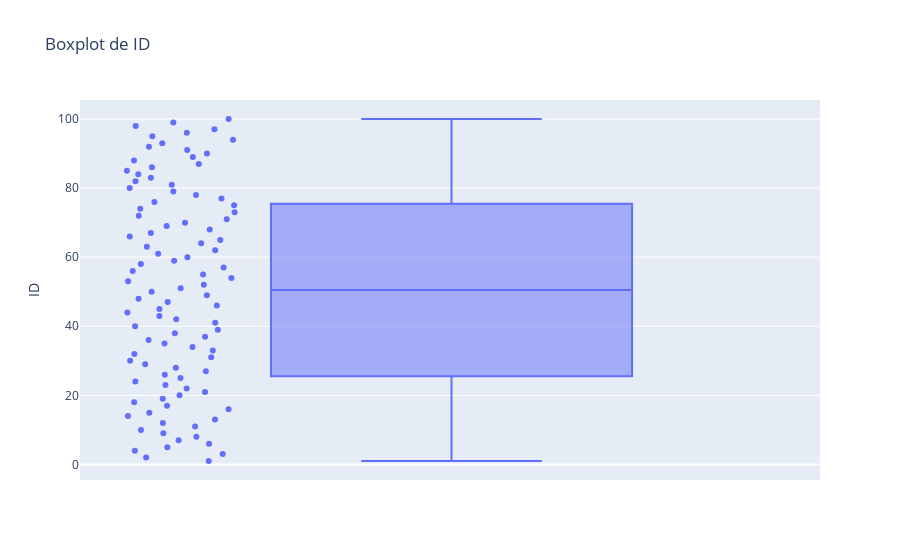
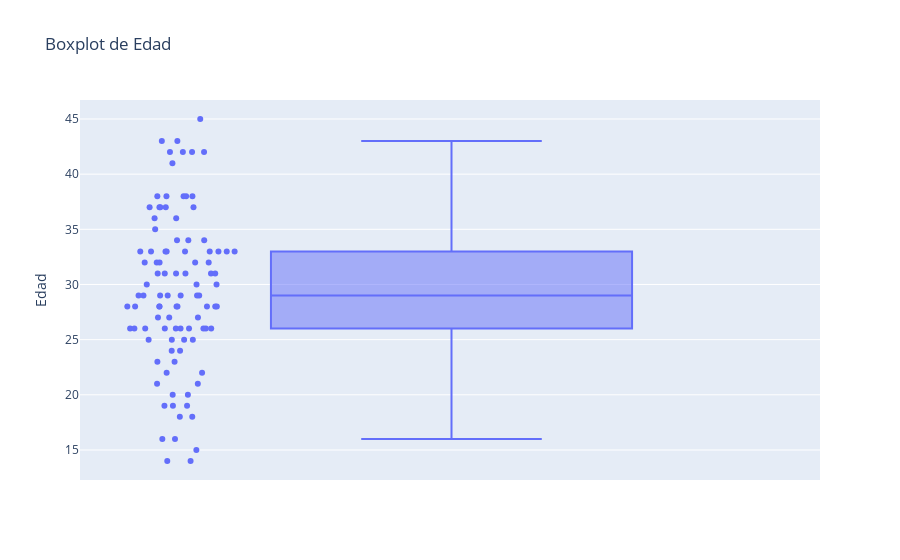
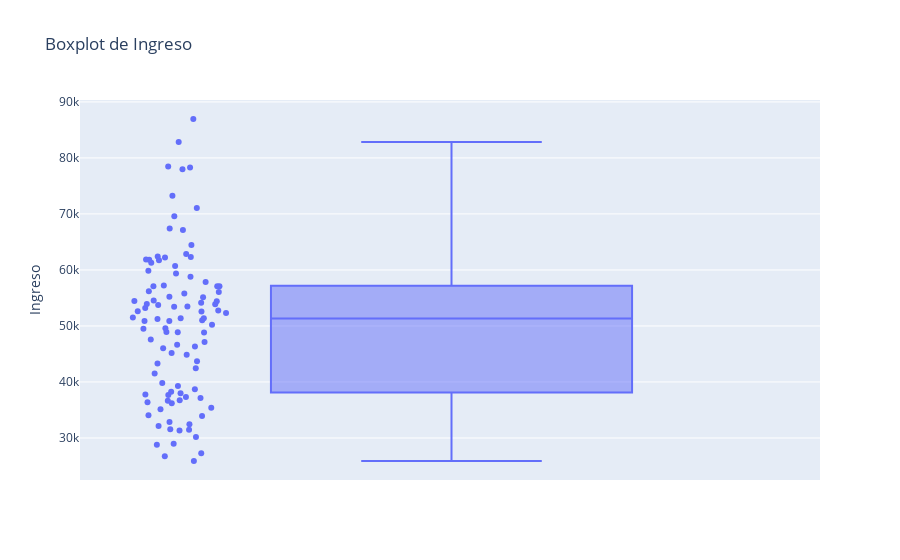
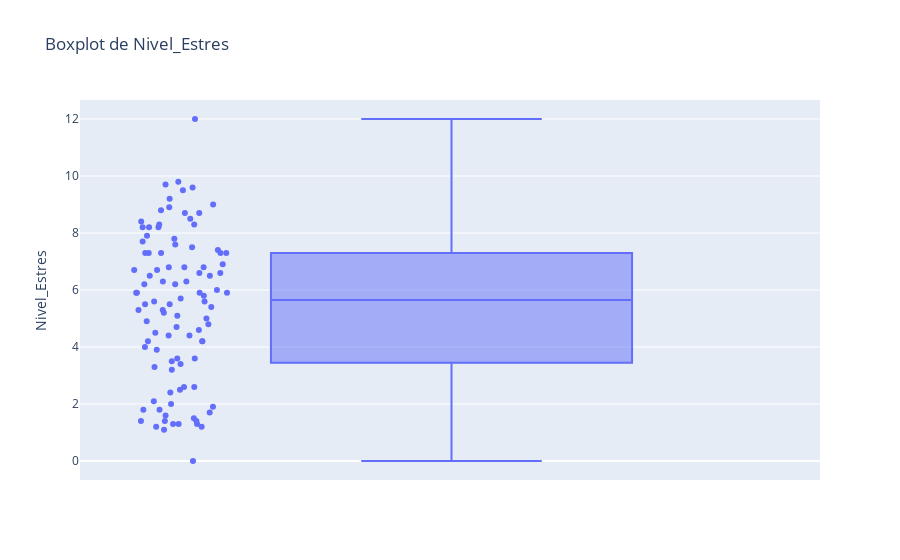

Write notebook code for charts like these, in order.
### Code cell
# Genera graficos de caja y bigotes en plotly para cada las variables (ciclo for )
for i in data_clean.columns:
    fig = px.box(data_clean, y=i, points="all", title=f"Boxplot de {i}")
    fig.show()

### Figure 1 — Plotly figure (JSON) as saved in the notebook; plotly's stock layout.template omitted (floating-point values rounded to 4 significant figures)
{"data": [{"alignmentgroup": "True", "boxpoints": "all", "hovertemplate": "ID=%{y}<extra></extra>", "legendgroup": "", "marker": {"color": "#636efa"}, "name": "", "notched": false, "offsetgroup": "", "orientation": "v", "showlegend": false, "type": "box", "x0": " ", "xaxis": "x", "y": [1, 2, 3, 4, 5, 6, 7, 8, 9, 10, 11, 12, 13, 14, 15, 16, 17, 18, 19, 20, 21, 22, 23, 24, 25, 26, 27, 28, 29, 30, 31, 32, 33, 34, 35, 36, 37, 38, 39, 40, 41, 42, 43, 44, 45, 46, 47, 48, 49, 50, 51, 52, 53, 54, 55, 56, 57, 58, 59, 60, 61, 62, 63, 64, 65, 66, 67, 68, 69, 70, 71, 72, 73, 74, 75, 76, 77, 78, 79, 80, 81, 82, 83, 84, 85, 86, 87, 88, 89, 90, 91, 92, 93, 94, 95, 96, 97, 98, 99, 100], "y0": " ", "yaxis": "y"}], "layout": {"boxmode": "group", "legend": {"tracegroupgap": 0}, "title": {"text": "Boxplot de ID"}, "xaxis": {"anchor": "y", "domain": [0, 1]}, "yaxis": {"anchor": "x", "domain": [0, 1], "title": {"text": "ID"}}}}

### Figure 2 — Plotly figure (JSON) as saved in the notebook; plotly's stock layout.template omitted (floating-point values rounded to 4 significant figures)
{"data": [{"alignmentgroup": "True", "boxpoints": "all", "hovertemplate": "Edad=%{y}<extra></extra>", "legendgroup": "", "marker": {"color": "#636efa"}, "name": "", "notched": false, "offsetgroup": "", "orientation": "v", "showlegend": false, "type": "box", "x0": " ", "xaxis": "x", "y": [34, 29, 29, 42, 28, 28, 43, 36, 26, 34, 26, 26, 32, 15, 16, 26, 22, 33, 23, 19, 42, 28, 31, 19, 26, 31, 21, 33, 25, 28, 25, 45, 30, 22, 37, 20, 32, 14, 19, 32, 36, 31, 29, 28, 18, 29, 26, 38, 33, 16, 33, 27, 25, 35, 38, 37, 23, 28, 33, 38, 26, 29, 21, 20, 37, 41, 29, 38, 33, 25, 33, 42, 30, 43, 29, 37, 31, 28, 31, 14, 28, 33, 42, 26, 24, 26, 37, 33, 26, 34, 31, 38, 24, 27, 27, 18, 32, 32, 30, 28], "y0": " ", "yaxis": "y"}], "layout": {"boxmode": "group", "legend": {"tracegroupgap": 0}, "title": {"text": "Boxplot de Edad"}, "xaxis": {"anchor": "y", "domain": [0, 1]}, "yaxis": {"anchor": "x", "domain": [0, 1], "title": {"text": "Edad"}}}}

### Figure 3 — Plotly figure (JSON) as saved in the notebook; plotly's stock layout.template omitted (floating-point values rounded to 4 significant figures)
{"data": [{"alignmentgroup": "True", "boxpoints": "all", "hovertemplate": "Ingreso=%{y}<extra></extra>", "legendgroup": "", "marker": {"color": "#636efa"}, "name": "", "notched": false, "offsetgroup": "", "orientation": "v", "showlegend": false, "type": "box", "x0": " ", "xaxis": "x", "y": [28769, 43690, 44859, 37966, 47581, 56061, 78293, 52619, 53863, 48883, 51380.0, 49602, 50903, 86949, 47115, 54523, 49479, 32470, 67142, 61279, 61865, 36359, 71042, 28972, 58803, 82857, 35142, 41506, 51495, 42448, 26740, 51028, 34065, 57104, 36209, 73249, 38251, 45169, 62203, 31537, 53412, 69607, 25888, 52770, 53898, 61727, 31446, 30193, 57829, 54455, 53757, 55197, 39800, 53484, 54396, 39285, 77987, 57107, 32130, 59848, 35380, 61806, 67379, 37690, 64451, 56192, 62331, 78452, 46319, 38694, 36657, 37763, 48843, 55117, 54150, 62408, 50195, 51260.0, 46030, 51380.0, 59385, 37143, 33937, 57237, 46648, 60710, 57099, 48908, 37298, 27277, 43302, 62846, 53211, 31314, 52598, 55780, 36742, 52306, 50873, 32855], "y0": " ", "yaxis": "y"}], "layout": {"boxmode": "group", "legend": {"tracegroupgap": 0}, "title": {"text": "Boxplot de Ingreso"}, "xaxis": {"anchor": "y", "domain": [0, 1]}, "yaxis": {"anchor": "x", "domain": [0, 1], "title": {"text": "Ingreso"}}}}

### Figure 4 — Plotly figure (JSON) as saved in the notebook; plotly's stock layout.template omitted (floating-point values rounded to 4 significant figures)
{"data": [{"alignmentgroup": "True", "boxpoints": "all", "hovertemplate": "Nivel_Estres=%{y}<extra></extra>", "legendgroup": "", "marker": {"color": "#636efa"}, "name": "", "notched": false, "offsetgroup": "", "orientation": "v", "showlegend": false, "type": "box", "x0": " ", "xaxis": "x", "y": [8.9, 7.7, 7.3, 7.3, 4.2, 3.6, 8.3, 8.3, 8.8, 9.2, 5.6, 5.5, 8.2, 6.8, 7.3, 8.2, 9, 4, 4.4, 1.8, 6.2, 1.3, 5.2, 5.9, 3.6, 6.3, 1.3, 1.3, 8.4, 4.2, 2.1, 5.7, 7.9, 12, 6.6, 1.8, 1.5, 5.8, 5.9, 6.7, 7.5, 9.8, 5.6, 3.9, 8.2, 3.4, 5, 1.7, 1.2, 9.7, 8.5, 7.3, 4.7, 2.6, 2.4, 3.3, 5.9, 7.4, 6.9, 3.5, 9.6, 7.6, 6, 6.5, 4.8, 3.2, 4.2, 7.8, 1.1, 2, 1.4, 1.4, 8.7, 7.3, 5.3, 1.9, 5.4, 5.3, 2.6, 4.9, 4.6, 6.5, 6.7, 1.4, 4.4, 6.6, 5.5, 8.7, 0, 2.5, 1.6, 6.8, 1.2, 6.3, 9.5, 6.2, 4.5, 6.8, 5.1, 5.9], "y0": " ", "yaxis": "y"}], "layout": {"boxmode": "group", "legend": {"tracegroupgap": 0}, "title": {"text": "Boxplot de Nivel_Estres"}, "xaxis": {"anchor": "y", "domain": [0, 1]}, "yaxis": {"anchor": "x", "domain": [0, 1], "title": {"text": "Nivel_Estres"}}}}
